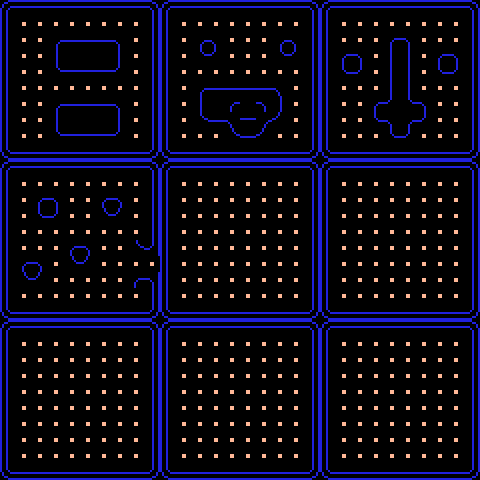

This game map was drawn from its Tiled (.tmx) file and the tilesets committed beside it. A one-line description and the trimmed map source follow:
An orthogonal 30x30 tile map with 16x16 px tiles, 1 tile layer (Pacman).

<map version="1.0" orientation="orthogonal" renderorder="right-down" width="30" height="30" tilewidth="16" tileheight="16" nextobjectid="1">
 <tileset firstgid="1" name="pacman-tiles" tilewidth="16" tileheight="16">
  <image source="pacman-tiles.png" width="256" height="48" />
 </tileset>
 <layer name="Pacman" width="30" height="30">
  <data>[900 cells, 900 non-empty, 24 distinct tile ids]</data>
 </layer>
</map>